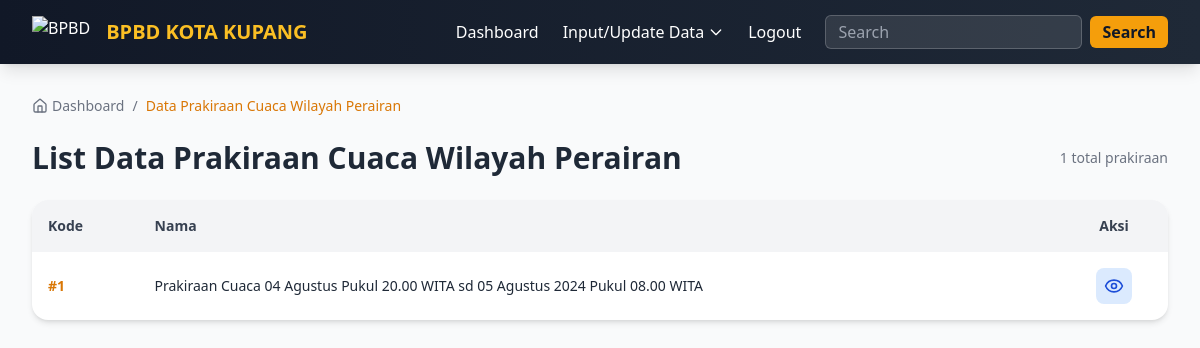
/list-cuaca.php (signed in), run on the app's committed database.
### tables this page shows
CREATE TABLE `cuaca` (
  `id` int(11) NOT NULL,
  `nama` varchar(255) NOT NULL,
  `foto` varchar(255) NOT NULL
);

### list-cuaca.php (the view, shortened to what this page needs)
<?php
    require "koneksi.php";
    $querycuaca = mysqli_query($con, "SELECT * FROM cuaca");
    $data_cuaca = [];
    while ($row = mysqli_fetch_assoc($querycuaca)) {
        $data_cuaca[] = $row;
    }
    $jumlahcuaca = count($data_cuaca);
?>
<!DOCTYPE html>
<html lang="en">
<head>
    <script src="https://cdn.tailwindcss.com"></script>
</head>
<body class="bg-gray-50 text-gray-800">
<?php require "navbar-dashboard.php"; ?>
<main class="max-w-7xl mx-auto px-4 sm:px-6 lg:px-8 pt-24 pb-12">
    <nav class="text-sm text-gray-500 mb-6">
        <ol class="flex items-center space-x-2">
            <li class="flex items-center gap-1">
                <i data-lucide="home" class="w-4 h-4"></i>
                <a href="dashboard.php" class="hover:text-amber-600">Dashboard</a>
            </li>
            <li>/</li>
            <li class="text-amber-600 font-medium">Data Prakiraan Cuaca Wilayah Perairan</li>
        </ol>
    </nav>
    <div class="flex flex-col md:flex-row md:items-center md:justify-between mb-6">
        <h1 class="text-2xl md:text-3xl font-extrabold">List Data Prakiraan Cuaca Wilayah Perairan</h1>
        <span class="text-sm text-gray-500 mt-2 md:mt-0"><?= $jumlahcuaca ?> total prakiraan</span>
    </div>
    <?php if($jumlahcuaca == 0): ?>
        <div class="bg-white rounded-2xl shadow-md p-8 text-center">
            <i data-lucide="cloud-off" class="w-16 h-16 text-gray-300 mx-auto mb-4"></i>
            <p class="text-gray-600">Belum ada data prakiraan cuaca.</p>
            <a href="inputcuaca.php" class="inline-flex items-center gap-2 mt-4 px-4 py-2 rounded-lg bg-amber-500 hover:bg-amber-600 text-white font-semibold transition">
                <i data-lucide="plus" class="w-4 h-4"></i>Tambah Prakiraan
            </a>
        </div>
    <?php else: ?>
        <div class="hidden md:block bg-white rounded-2xl shadow-md overflow-hidden">
            <div class="overflow-x-auto">
                <table class="w-full text-sm">
                    <thead class="bg-gray-100 text-gray-700">
                        <tr>
                            <th class="p-4 text-left">Kode</th>
                            <th class="p-4 text-left">Nama</th>
                            <th class="p-4 text-center">Aksi</th>
                        </tr>
                    </thead>
                    <tbody class="divide-y divide-gray-200">
                        <?php foreach ($data_cuaca as $d): ?>
                            <tr class="hover:bg-gray-50 transition">
                                <td class="p-4 font-semibold text-amber-600">#<?= $d['id'] ?></td>
                                <td class="p-4 font-medium"><?= htmlspecialchars($d['nama']) ?></td>
                                <td class="p-4">
                                    <div class="flex items-center justify-center">
                                        <a href="cuaca-detail.php?p=<?= $d['id'] ?>" class="p-2 rounded-lg bg-blue-100 hover:bg-blue-200 text-blue-700 transition" title="Lihat detail">
                                            <i data-lucide="eye" class="w-5 h-5"></i>
                                        </a>
                                    </div>
                                </td>
                            </tr>
                        <?php endforeach; ?>
                    </tbody>
                </table>
            </div>
        </div>
    <?php endif; ?>
</main>
</body>
</html>

### data on the page
cuaca: id "1", nama "Prakiraan Cuaca 04 Agustus Pukul 20.00 WITA sd 05 Agustus 2024 Pukul 08.00 WITA"

### other printed values
$jumlahcuaca "1"
